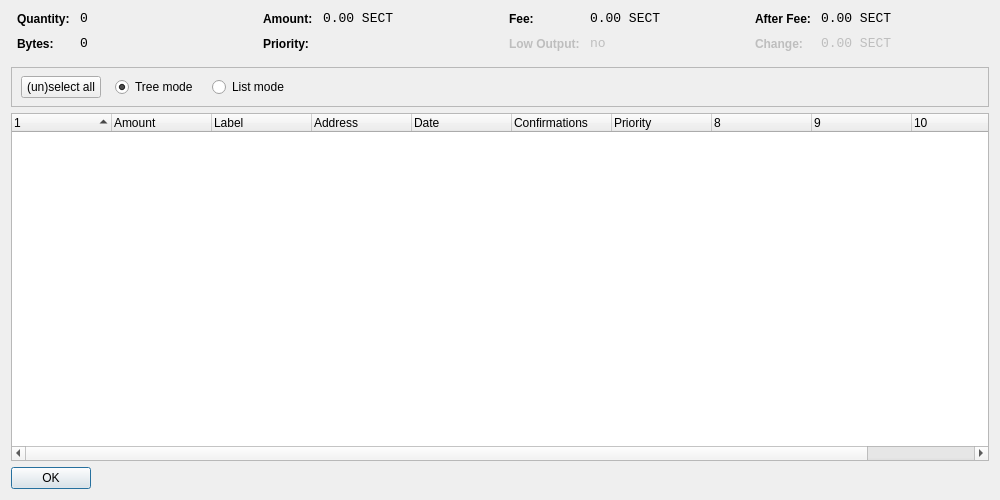
<?xml version="1.0" encoding="UTF-8"?>
<ui version="4.0">
 <class>CoinControlDialog</class>
 <widget class="QDialog" name="CoinControlDialog">
  <property name="geometry">
   <rect>
    <x>0</x>
    <y>0</y>
    <width>1000</width>
    <height>500</height>
   </rect>
  </property>
  <property name="windowTitle">
   <string>Coin Control</string>
  </property>
  <layout class="QVBoxLayout" name="verticalLayout">
   <item>
    <layout class="QHBoxLayout" name="horizontalLayoutTop" stretch="0,0,0,0">
     <property name="topMargin">
      <number>0</number>
     </property>
     <property name="bottomMargin">
      <number>10</number>
     </property>
     <item>
      <layout class="QFormLayout" name="formLayoutCoinControl1">
       <property name="horizontalSpacing">
        <number>10</number>
       </property>
       <property name="verticalSpacing">
        <number>10</number>
       </property>
       <property name="leftMargin">
        <number>6</number>
       </property>
       <property name="rightMargin">
        <number>6</number>
       </property>
       <item row="0" column="0">
        <widget class="QLabel" name="labelCoinControlQuantityText">
         <property name="styleSheet">
          <string notr="true">font-weight:bold;</string>
         </property>
         <property name="text">
          <string>Quantity:</string>
         </property>
        </widget>
       </item>
       <item row="0" column="1">
        <widget class="QLabel" name="labelCoinControlQuantity">
         <property name="font">
          <font>
           <family>Monospace</family>
           <pointsize>10</pointsize>
          </font>
         </property>
         <property name="cursor">
          <cursorShape>IBeamCursor</cursorShape>
         </property>
         <property name="contextMenuPolicy">
          <enum>Qt::ActionsContextMenu</enum>
         </property>
         <property name="text">
          <string notr="true">0</string>
         </property>
         <property name="textInteractionFlags">
          <set>Qt::LinksAccessibleByMouse|Qt::TextSelectableByKeyboard|Qt::TextSelectableByMouse</set>
         </property>
        </widget>
       </item>
       <item row="1" column="0">
        <widget class="QLabel" name="labelCoinControlBytesText">
         <property name="styleSheet">
          <string notr="true">font-weight:bold;</string>
         </property>
         <property name="text">
          <string>Bytes:</string>
         </property>
        </widget>
       </item>
       <item row="1" column="1">
        <widget class="QLabel" name="labelCoinControlBytes">
         <property name="font">
          <font>
           <family>Monospace</family>
           <pointsize>10</pointsize>
          </font>
         </property>
         <property name="cursor">
          <cursorShape>IBeamCursor</cursorShape>
         </property>
         <property name="contextMenuPolicy">
          <enum>Qt::ActionsContextMenu</enum>
         </property>
         <property name="text">
          <string notr="true">0</string>
         </property>
         <property name="textInteractionFlags">
          <set>Qt::LinksAccessibleByMouse|Qt::TextSelectableByKeyboard|Qt::TextSelectableByMouse</set>
         </property>
        </widget>
       </item>
      </layout>
     </item>
     <item>
      <layout class="QFormLayout" name="formLayoutCoinControl2">
       <property name="horizontalSpacing">
        <number>10</number>
       </property>
       <property name="verticalSpacing">
        <number>10</number>
       </property>
       <property name="leftMargin">
        <number>6</number>
       </property>
       <property name="rightMargin">
        <number>6</number>
       </property>
       <item row="0" column="0">
        <widget class="QLabel" name="labelCoinControlAmountText">
         <property name="styleSheet">
          <string notr="true">font-weight:bold;</string>
         </property>
         <property name="text">
          <string>Amount:</string>
         </property>
        </widget>
       </item>
       <item row="0" column="1">
        <widget class="QLabel" name="labelCoinControlAmount">
         <property name="font">
          <font>
           <family>Monospace</family>
           <pointsize>10</pointsize>
          </font>
         </property>
         <property name="cursor">
          <cursorShape>IBeamCursor</cursorShape>
         </property>
         <property name="contextMenuPolicy">
          <enum>Qt::ActionsContextMenu</enum>
         </property>
         <property name="text">
          <string notr="true">0.00 SECT</string>
         </property>
         <property name="textInteractionFlags">
          <set>Qt::LinksAccessibleByMouse|Qt::TextSelectableByKeyboard|Qt::TextSelectableByMouse</set>
         </property>
        </widget>
       </item>
       <item row="1" column="0">
        <widget class="QLabel" name="labelCoinControlPriorityText">
         <property name="styleSheet">
          <string notr="true">font-weight:bold;</string>
         </property>
         <property name="text">
          <string>Priority:</string>
         </property>
        </widget>
       </item>
       <item row="1" column="1">
        <widget class="QLabel" name="labelCoinControlPriority">
         <property name="font">
          <font>
           <family>Monospace</family>
           <pointsize>10</pointsize>
          </font>
         </property>
         <property name="cursor">
          <cursorShape>IBeamCursor</cursorShape>
         </property>
         <property name="contextMenuPolicy">
          <enum>Qt::ActionsContextMenu</enum>
         </property>
         <property name="text">
          <string/>
         </property>
         <property name="textInteractionFlags">
          <set>Qt::LinksAccessibleByMouse|Qt::TextSelectableByKeyboard|Qt::TextSelectableByMouse</set>
         </property>
        </widget>
       </item>
      </layout>
     </item>
     <item>
      <layout class="QFormLayout" name="formLayoutCoinControl3">
       <property name="horizontalSpacing">
        <number>10</number>
       </property>
       <property name="verticalSpacing">
        <number>10</number>
       </property>
       <property name="leftMargin">
        <number>6</number>
       </property>
       <property name="rightMargin">
        <number>6</number>
       </property>
       <item row="0" column="0">
        <widget class="QLabel" name="labelCoinControlFeeText">
         <property name="styleSheet">
          <string notr="true">font-weight:bold;</string>
         </property>
         <property name="text">
          <string>Fee:</string>
         </property>
        </widget>
       </item>
       <item row="0" column="1">
        <widget class="QLabel" name="labelCoinControlFee">
         <property name="font">
          <font>
           <family>Monospace</family>
           <pointsize>10</pointsize>
          </font>
         </property>
         <property name="cursor">
          <cursorShape>IBeamCursor</cursorShape>
         </property>
         <property name="contextMenuPolicy">
          <enum>Qt::ActionsContextMenu</enum>
         </property>
         <property name="text">
          <string notr="true">0.00 SECT</string>
         </property>
         <property name="textInteractionFlags">
          <set>Qt::LinksAccessibleByMouse|Qt::TextSelectableByKeyboard|Qt::TextSelectableByMouse</set>
         </property>
        </widget>
       </item>
       <item row="1" column="0">
        <widget class="QLabel" name="labelCoinControlLowOutputText">
         <property name="enabled">
          <bool>false</bool>
         </property>
         <property name="styleSheet">
          <string notr="true">font-weight:bold;</string>
         </property>
         <property name="text">
          <string>Low Output:</string>
         </property>
        </widget>
       </item>
       <item row="1" column="1">
        <widget class="QLabel" name="labelCoinControlLowOutput">
         <property name="enabled">
          <bool>false</bool>
         </property>
         <property name="font">
          <font>
           <family>Monospace</family>
           <pointsize>10</pointsize>
          </font>
         </property>
         <property name="cursor">
          <cursorShape>IBeamCursor</cursorShape>
         </property>
         <property name="contextMenuPolicy">
          <enum>Qt::ActionsContextMenu</enum>
         </property>
         <property name="text">
          <string notr="true">no</string>
         </property>
         <property name="textInteractionFlags">
          <set>Qt::LinksAccessibleByMouse|Qt::TextSelectableByKeyboard|Qt::TextSelectableByMouse</set>
         </property>
        </widget>
       </item>
      </layout>
     </item>
     <item>
      <layout class="QFormLayout" name="formLayoutCoinControl4">
       <property name="horizontalSpacing">
        <number>10</number>
       </property>
       <property name="verticalSpacing">
        <number>10</number>
       </property>
       <property name="leftMargin">
        <number>6</number>
       </property>
       <property name="rightMargin">
        <number>6</number>
       </property>
       <item row="0" column="0">
        <widget class="QLabel" name="labelCoinControlAfterFeeText">
         <property name="styleSheet">
          <string notr="true">font-weight:bold;</string>
         </property>
         <property name="text">
          <string>After Fee:</string>
         </property>
        </widget>
       </item>
       <item row="0" column="1">
        <widget class="QLabel" name="labelCoinControlAfterFee">
         <property name="font">
          <font>
           <family>Monospace</family>
           <pointsize>10</pointsize>
          </font>
         </property>
         <property name="cursor">
          <cursorShape>IBeamCursor</cursorShape>
         </property>
         <property name="contextMenuPolicy">
          <enum>Qt::ActionsContextMenu</enum>
         </property>
         <property name="text">
          <string notr="true">0.00 SECT</string>
         </property>
         <property name="textInteractionFlags">
          <set>Qt::LinksAccessibleByMouse|Qt::TextSelectableByKeyboard|Qt::TextSelectableByMouse</set>
         </property>
        </widget>
       </item>
       <item row="1" column="0">
        <widget class="QLabel" name="labelCoinControlChangeText">
         <property name="enabled">
          <bool>false</bool>
         </property>
         <property name="styleSheet">
          <string notr="true">font-weight:bold;</string>
         </property>
         <property name="text">
          <string>Change:</string>
         </property>
        </widget>
       </item>
       <item row="1" column="1">
        <widget class="QLabel" name="labelCoinControlChange">
         <property name="enabled">
          <bool>false</bool>
         </property>
         <property name="font">
          <font>
           <family>Monospace</family>
           <pointsize>10</pointsize>
          </font>
         </property>
         <property name="cursor">
          <cursorShape>IBeamCursor</cursorShape>
         </property>
         <property name="contextMenuPolicy">
          <enum>Qt::ActionsContextMenu</enum>
         </property>
         <property name="text">
          <string notr="true">0.00 SECT</string>
         </property>
         <property name="textInteractionFlags">
          <set>Qt::LinksAccessibleByMouse|Qt::TextSelectableByKeyboard|Qt::TextSelectableByMouse</set>
         </property>
        </widget>
       </item>
      </layout>
     </item>
    </layout>
   </item>
   <item>
    <widget class="QFrame" name="frame">
     <property name="minimumSize">
      <size>
       <width>0</width>
       <height>40</height>
      </size>
     </property>
     <property name="frameShape">
      <enum>QFrame::StyledPanel</enum>
     </property>
     <property name="frameShadow">
      <enum>QFrame::Sunken</enum>
     </property>
     <widget class="QWidget" name="horizontalLayoutWidget">
      <property name="geometry">
       <rect>
        <x>10</x>
        <y>0</y>
        <width>781</width>
        <height>41</height>
       </rect>
      </property>
      <layout class="QHBoxLayout" name="horizontalLayoutPanel" stretch="0,0,0,0,0">
       <property name="spacing">
        <number>14</number>
       </property>
       <item>
        <widget class="QPushButton" name="pushButtonSelectAll">
         <property name="sizePolicy">
          <sizepolicy hsizetype="Maximum" vsizetype="Fixed">
           <horstretch>0</horstretch>
           <verstretch>0</verstretch>
          </sizepolicy>
         </property>
         <property name="text">
          <string>(un)select all</string>
         </property>
        </widget>
       </item>
       <item>
        <widget class="QRadioButton" name="radioTreeMode">
         <property name="sizePolicy">
          <sizepolicy hsizetype="Maximum" vsizetype="Fixed">
           <horstretch>0</horstretch>
           <verstretch>0</verstretch>
          </sizepolicy>
         </property>
         <property name="text">
          <string>Tree mode</string>
         </property>
         <property name="checked">
          <bool>true</bool>
         </property>
        </widget>
       </item>
       <item>
        <widget class="QRadioButton" name="radioListMode">
         <property name="sizePolicy">
          <sizepolicy hsizetype="Maximum" vsizetype="Fixed">
           <horstretch>0</horstretch>
           <verstretch>0</verstretch>
          </sizepolicy>
         </property>
         <property name="text">
          <string>List mode</string>
         </property>
        </widget>
       </item>
       <item>
        <spacer name="horizontalSpacer">
         <property name="orientation">
          <enum>Qt::Horizontal</enum>
         </property>
         <property name="sizeHint" stdset="0">
          <size>
           <width>40</width>
           <height>20</height>
          </size>
         </property>
        </spacer>
       </item>
      </layout>
     </widget>
    </widget>
   </item>
   <item>
    <widget class="CoinControlTreeWidget" name="treeWidget">
     <property name="contextMenuPolicy">
      <enum>Qt::CustomContextMenu</enum>
     </property>
     <property name="sortingEnabled">
      <bool>false</bool>
     </property>
     <property name="columnCount">
      <number>11</number>
     </property>
     <attribute name="headerShowSortIndicator" stdset="0">
      <bool>true</bool>
     </attribute>
     <attribute name="headerStretchLastSection">
      <bool>false</bool>
     </attribute>
     <column>
      <property name="text">
       <string/>
      </property>
     </column>
     <column>
      <property name="text">
       <string>Amount</string>
      </property>
     </column>
     <column>
      <property name="text">
       <string>Label</string>
      </property>
     </column>
     <column>
      <property name="text">
       <string>Address</string>
      </property>
     </column>
     <column>
      <property name="text">
       <string>Date</string>
      </property>
     </column>
     <column>
      <property name="text">
       <string>Confirmations</string>
      </property>
      <property name="toolTip">
       <string>Confirmed</string>
      </property>
     </column>
     <column>
      <property name="text">
       <string>Priority</string>
      </property>
     </column>
     <column>
      <property name="text">
       <string/>
      </property>
     </column>
     <column>
      <property name="text">
       <string/>
      </property>
     </column>
     <column>
      <property name="text">
       <string/>
      </property>
     </column>
     <column>
      <property name="text">
       <string/>
      </property>
     </column>
    </widget>
   </item>
   <item>
    <widget class="QDialogButtonBox" name="buttonBox">
     <property name="sizePolicy">
      <sizepolicy hsizetype="Maximum" vsizetype="Fixed">
       <horstretch>0</horstretch>
       <verstretch>0</verstretch>
      </sizepolicy>
     </property>
     <property name="orientation">
      <enum>Qt::Horizontal</enum>
     </property>
     <property name="standardButtons">
      <set>QDialogButtonBox::Ok</set>
     </property>
    </widget>
   </item>
  </layout>
 </widget>
 <customwidgets>
  <customwidget>
   <class>CoinControlTreeWidget</class>
   <extends>QTreeWidget</extends>
   <header>coincontroltreewidget.h</header>
  </customwidget>
 </customwidgets>
 <resources/>
 <connections/>
</ui>
